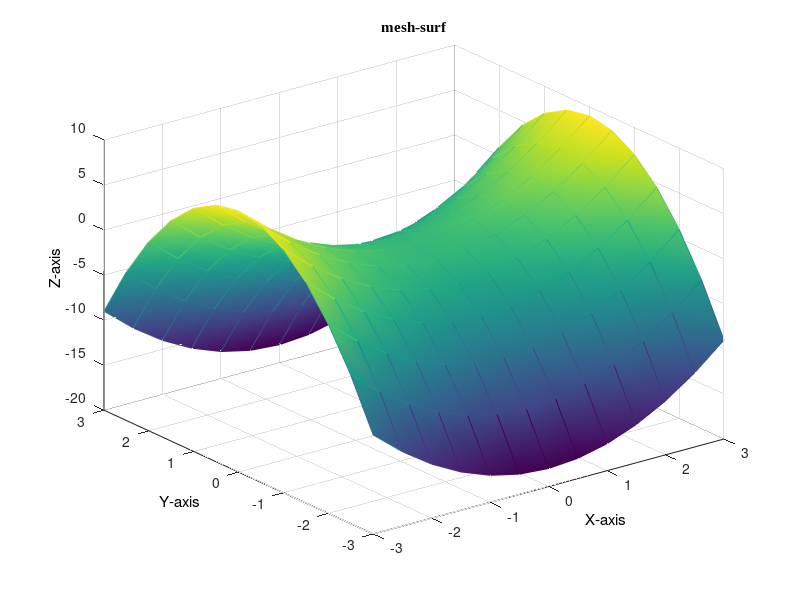

Write the MATLAB code that produced this figure.
[x,y]=meshgrid([-3:.5:3]);
z=x.^2-2*y.^2;
axes('view',[-37.5,30]);
hs=surf(x,y,z,'FaceColor','w','EdgeColor','flat');
grid on;
set(get(gca,'XLabel'),'String','X-axis');
set(get(gca,'YLabel'),'String','Y-axis');
set(get(gca,'ZLabel'),'String','Z-axis');
h1=title('mesh-surf');
set(hs,'FaceColor','interp')
set(h1,'FontName','Times New Roman');